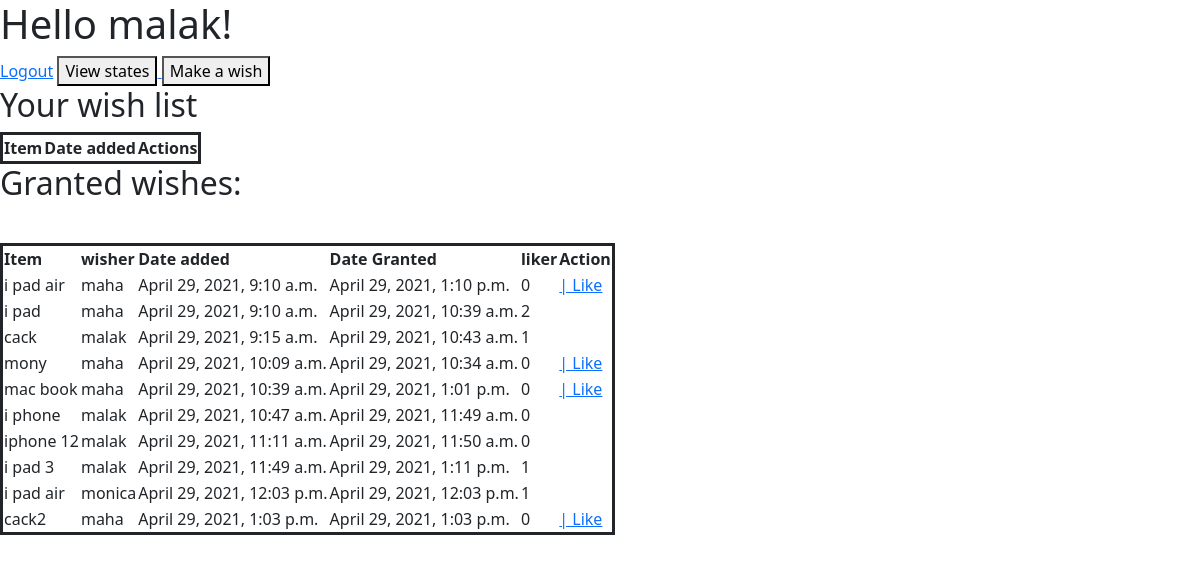
The page /wishes (signed in) on the database its author committed.
### app_one/models.py (models this page shows)
class Wish(models.Model):
    item_name = models.CharField(max_length=45)
    description = models.CharField(max_length=255)
    created_at = models.DateTimeField(auto_now_add=True)
    updated_at = models.DateTimeField(auto_now=True)
    add_by = models.ForeignKey(User, related_name="wish", on_delete=models.CASCADE)
    granted_by =  models.BooleanField(default=False)
    liked_by = models.ManyToManyField(User, related_name="liked_wish")
    objects = WishManager()

class User(models.Model):
    first_name = models.CharField(max_length=45)
    last_name = models.CharField(max_length=45)
    email = models.CharField(max_length=45, unique=True)
    birthday = models.DateField(default=datetime.now())
    password = models.CharField(max_length=100)
    created_at = models.DateTimeField(auto_now_add=True)
    updated_at = models.DateTimeField(auto_now=True)
    objects = UserManager()

### app_one/views.py (the view)
# urls.py: path('wishes', views.wishes),
def wishes(request):
    if 'user_id' not in request.session:
        return redirect("/")
    context = {
        "user": User.objects.get(id=request.session['user_id']),
        "all_wishes": Wish.objects.all(),
        "user_Add_whish": Wish.objects.filter(add_by=User.objects.get(id=request.session['user_id'])),
    }
    return render(request, "wishes.html", context)

### app_one/templates/wishes.html (shortened to what this page needs)
<!DOCTYPE html>
<html lang="en">
    <head>
        <link href="https://cdn.jsdelivr.net/npm/bootstrap@5.0.0-beta3/dist/css/bootstrap.min.css" rel="stylesheet">
    </head>
    <body>
        <h1>Hello {{ user.first_name}}! </h1>
        <a href="/goback">Logout</a>
        <a href="/wishes/states"> <button>  View states </button> </a>
        <a href="/wishes/new"> <button> Make a wish</button> </a>
        <h2>Your wish list</h2>
        <table class="t1">
            <thead>
                <th scope="col">Item</th>
              <th scope="col">Date added </th>
              <th scope="col">Actions</th>
             </thead>
                            </table>
                            <h2>Granted wishes:</h2>
                            <table class="t2">
                            <thead>
                                <th scope="col">Item</th>
                                <th scope="col">wisher</th>
                                <th scope="col">Date added </th>
                                <th scope="col">Date Granted </th>
                                <th>liker</th>
                                <th>Action</th>
                            </thead>
                            <tbody>
                                {% for wish in all_wishes %}
                                {% if user not in wish.add_by %}
                                    {% elif wish.granted_by == True %}
                                                <tr>
                                                <td>{{wish.item_name}}</td>
                                                <td>{{wish.add_by.first_name}}</td>
                                                <td>{{wish.created_at}}</td>
                                                <td>{{wish.updated_at}}</td>
                                                <td>{{wish.liked_by.all|length}}</td>
                                                {% if user.id == wish.add_by.id %}
                                                    {% elif user not in wish.liked_by.all %}
                                                        <td><a href="/wishes/{{wish.id}}/like"> | Like </a></td>
                                                {% endif%}
                                            </tr>
                                            {% endif %}
                                            {% endfor %}
                                            </tbody>
                                        </table>
    </body>
    </html>

### app_one/templates/wishes.html (style rules this page uses)
.t1 { border: solid; }
.t2 { border: solid; margin-top: 40px; }

### rows shown on the page
Wish: item_name "i pad air", add_by.first_name "maha", created_at "April 29, 2021, 9:10 a.m.", updated_at "April 29, 2021, 1:10 p.m.", liked_by.all|length "0"
Wish: item_name "i pad", add_by.first_name "maha", created_at "April 29, 2021, 9:10 a.m.", updated_at "April 29, 2021, 10:39 a.m.", liked_by.all|length "2"
Wish: item_name "cack", add_by.first_name "malak", created_at "April 29, 2021, 9:15 a.m.", updated_at "April 29, 2021, 10:43 a.m.", liked_by.all|length "1"
Wish: item_name "mony", add_by.first_name "maha", created_at "April 29, 2021, 10:09 a.m.", updated_at "April 29, 2021, 10:34 a.m.", liked_by.all|length "0"
Wish: item_name "mac book", add_by.first_name "maha", created_at "April 29, 2021, 10:39 a.m.", updated_at "April 29, 2021, 1:01 p.m.", liked_by.all|length "0"
Wish: item_name "i phone", add_by.first_name "malak", created_at "April 29, 2021, 10:47 a.m.", updated_at "April 29, 2021, 11:49 a.m.", liked_by.all|length "0"
Wish: item_name "iphone 12", add_by.first_name "malak", created_at "April 29, 2021, 11:11 a.m.", updated_at "April 29, 2021, 11:50 a.m.", liked_by.all|length "0"
Wish: item_name "i pad 3", add_by.first_name "malak", created_at "April 29, 2021, 11:49 a.m.", updated_at "April 29, 2021, 1:11 p.m.", liked_by.all|length "1"
Wish: item_name "i pad air", add_by.first_name "monica", created_at "April 29, 2021, 12:03 p.m.", updated_at "April 29, 2021, 12:03 p.m.", liked_by.all|length "1"
Wish: item_name "cack2", add_by.first_name "maha", created_at "April 29, 2021, 1:03 p.m.", updated_at "April 29, 2021, 1:03 p.m.", liked_by.all|length "0"
